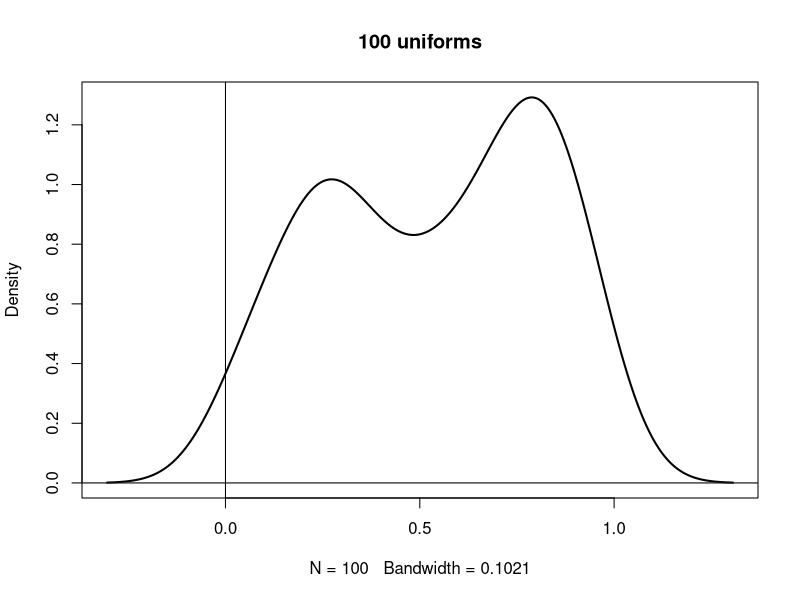
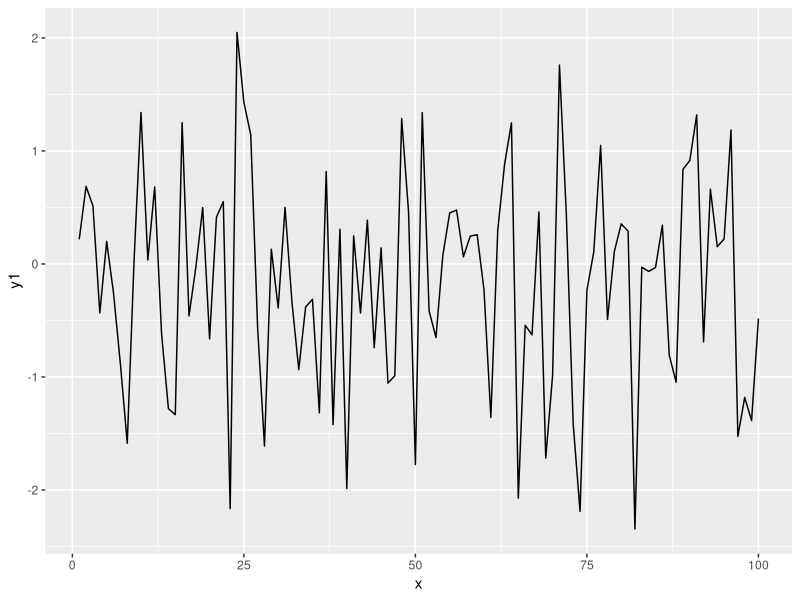
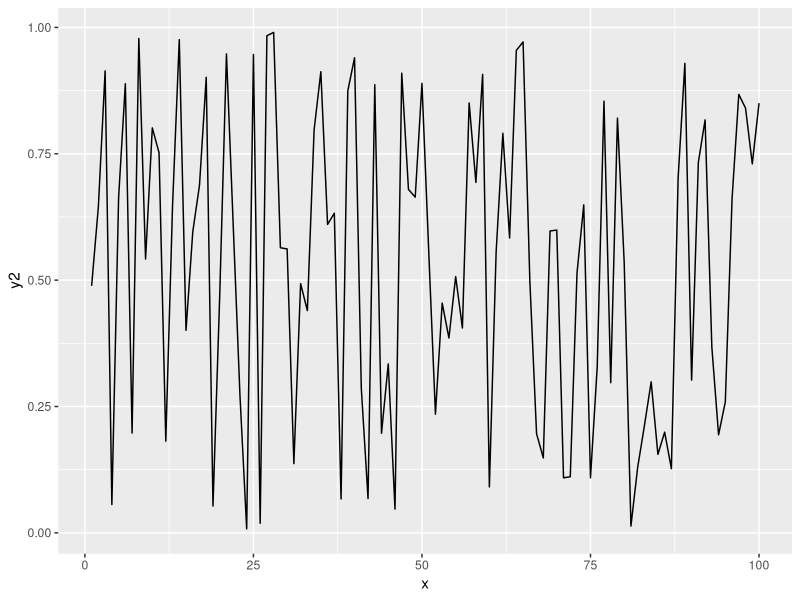

The R script that drew these images, in order:
## ---- chunk 1
plot(density(runif(100)), lwd=2, main="100 uniforms")
abline(h=0, v=0)
## ---- chunk 2
  ### My Header (treated as R comment, as it is in a code block)
  library(ggplot2)
  test_data <- data.frame(y1 = rnorm(100), y2 = runif(100), x = 1:100)
  ggplot(test_data, aes(y = y1, x = x)) + geom_line()
  ggplot(test_data, aes(y = y2, x = x)) + geom_line()
## ---- chunk 3
library(knitr)
library(data.table)
library(dplyr)

data.table(id = 1:10, random = sample(seq(0, 1, .2), 10, replace = T)) %>%
  kable(caption = 'This is a random and useless table for testing',
    format = 'html')
